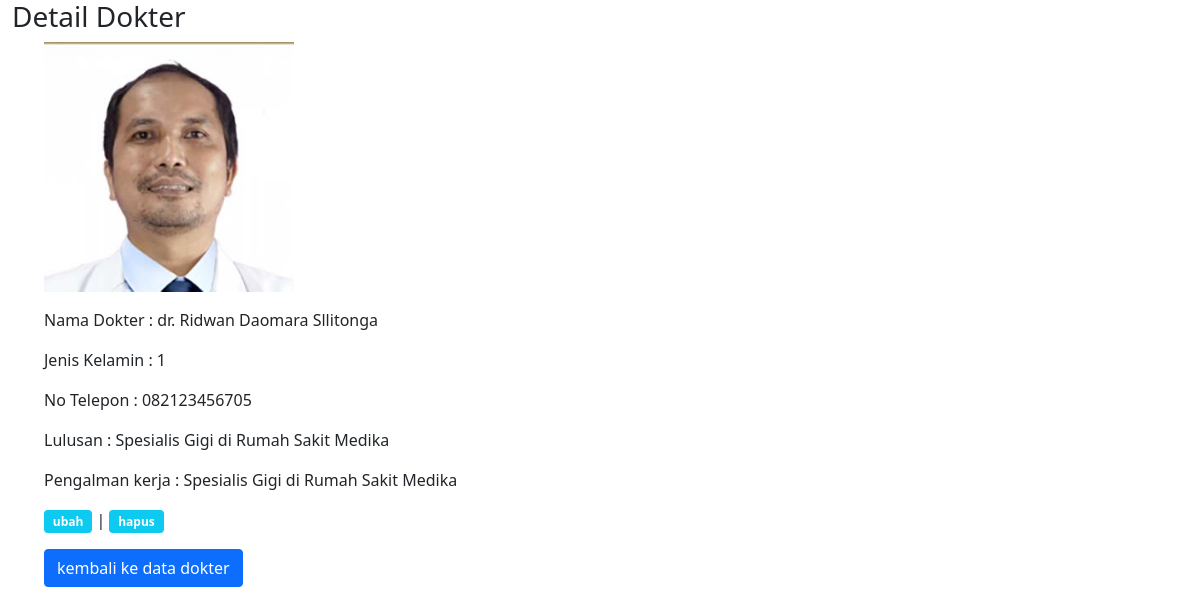
The page /admin/detail.php?id=8 (signed in) on the database its author committed.
### tables this page shows
CREATE TABLE `dokter` (
  `id` int(11) NOT NULL,
  `nama_dokter` varchar(100) DEFAULT NULL,
  `gender` int(11) DEFAULT NULL,
  `no_tlp` char(15) DEFAULT NULL,
  `lulusan` varchar(255) DEFAULT NULL,
  `kerja` varchar(255) DEFAULT NULL,
  `foto` varchar(255) DEFAULT NULL
);

### admin/functions.php (called while the page is built, shortened)
<?php
function koneksi(){
    return mysqli_connect('localhost', 'root', '', 'tubes');
}
function query($query){
    $conn = koneksi();
    $result = mysqli_query($conn, $query) or die(mysqli_error($conn));
    $rows = [];
    while($row = mysqli_fetch_assoc($result)){
        $rows[] = $row;
    }
    return $rows;
}

### admin/detail.php (the view, shortened to what this page needs)
<?php
require './functions.php';
$id = $_GET['id'];
$d = query("SELECT * FROM dokter WHERE id = $id")[0];
?>
<!DOCTYPE html>
<html>
<head>
    <link href="https://cdn.jsdelivr.net/npm/bootstrap@5.1.3/dist/css/bootstrap.min.css" rel="stylesheet">
</head>
<body>
    <div class="container-fluid">
        <h3>Detail Dokter</h3>
        <ul>
            <div class="mb-3"><img src="../img/<?= $d['foto']; ?>" alt="" width="250"></div>
            <div class="mb-3">Nama Dokter : <?= $d['nama_dokter']; ?></div >
            <div class="mb-3">Jenis Kelamin : <?= $d['gender']; ?></div>
            <div class="mb-3">No Telepon : <?= $d['no_tlp']; ?></div>
            <div class="mb-3">Lulusan : <?= $d['kerja']; ?></div>
            <div class="mb-3">Pengalman kerja : <?= $d['kerja']; ?></div>
            <div class="mb-3">
                <a href="./ubah.php?id=<?= $d['id']; ?>" class="btn badge bg-info">ubah</a> |
                <a href="./hapus.php?id=<?= $d['id']; ?>" onclick="return confirm ('apakah anda yakin?');"  class="btn badge bg-info">hapus</a>
            </div>
            <div class="mb-3">
                <a href="./index.php" class="btn btn-primary">kembali ke data dokter</a>
            </div>
        </ul>
    </div>
</body>
</html>

### rows shown on the page
dokter: foto (picture), nama_dokter "dr. Ridwan Daomara Sllitonga", gender "1", no_tlp "082123456705", kerja "Spesialis Gigi di Rumah Sakit Medika"
